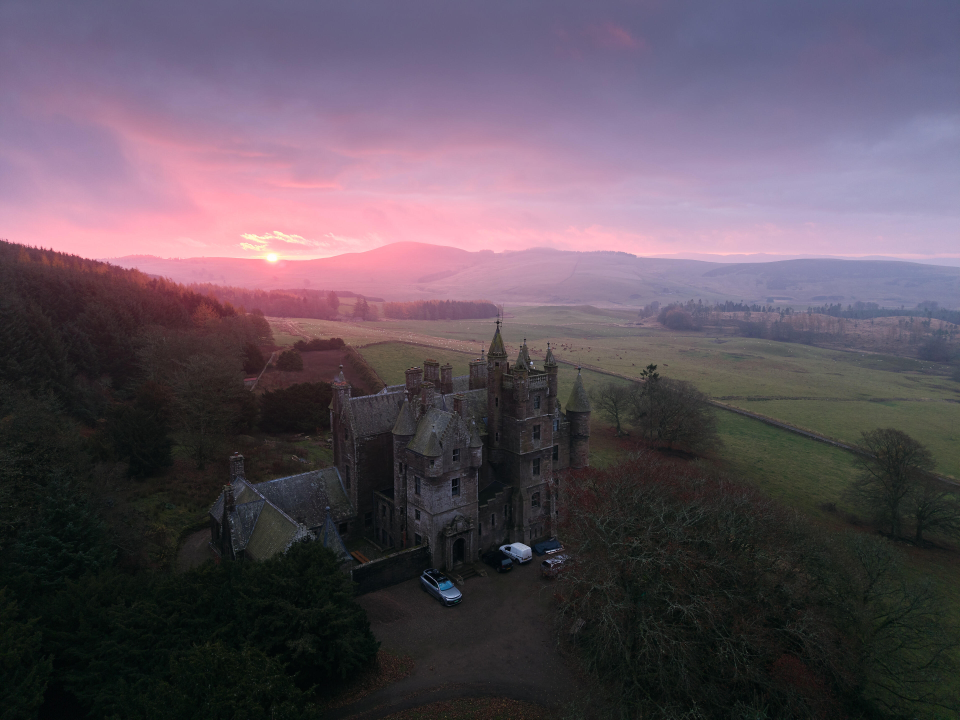
#> input picture images/landscape.jpg, 3840 x 2880 px (shown at 1/4 size)
$ jupyter execute base.ipynb
#> lines starting #> are read from the running program, lines starting #| are printed output that depends on the picture; after the words box and inside, x2 and y2 are one past the last pixel; in counts of white or black regions, pixels touching at a corner belong together
[cell 1]
import cv2

[cell 2]
img = cv2.imread('./images/landscape.jpg')
#> img is the input picture: shape (2880, 3840, 3); mean B, G, R 92.2, 80.6, 93.3
img

[cell 3]
print(type(img))
#| <class 'numpy.ndarray'>
print(img.shape)
#| (2880, 3840, 3)

[cell 4]
cv2.imshow('Original', img)
cv2.waitKey(0)

[cell 5]
small = cv2.resize(img, (0, 0), fx=0.2, fy=0.2)
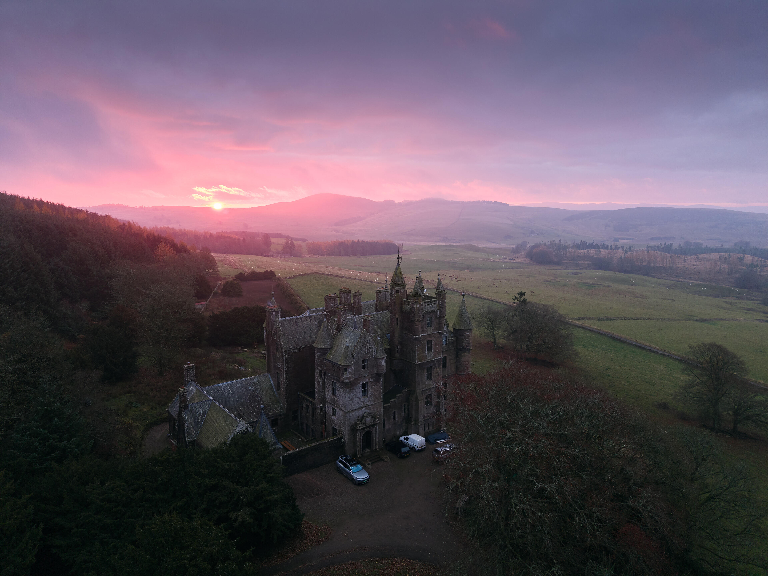
#> small: shape (576, 768, 3); mean B, G, R 92.2, 80.6, 93.3
cv2.imshow('Small', small)
cv2.waitKey(0)

[cell 6]
small.shape
#> Out = (576, 768, 3)

[cell 7]
small[0][0]
small[0:100][0:100] = (255, 255, 255)
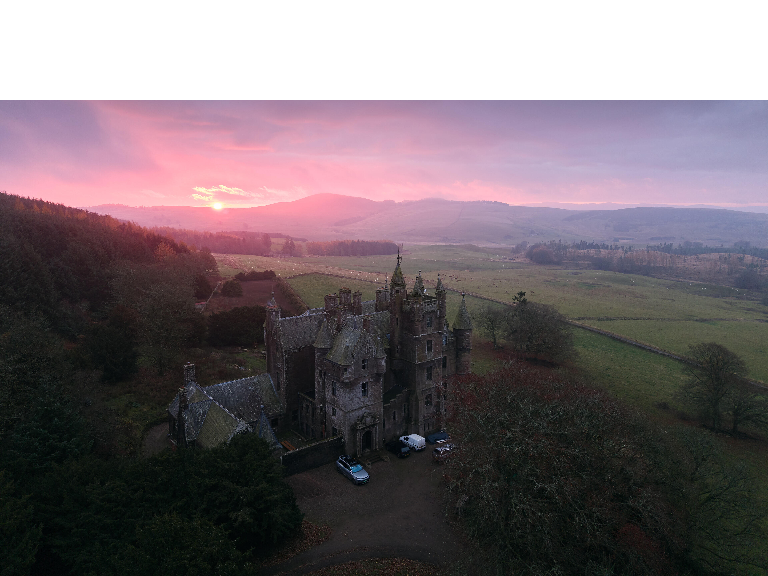
#> small: shape (576, 768, 3); 17.36% of pixels changed, all inside (x1, y1, x2, y2) = (0, 0, 768, 100)
small[0][0]
#> Out = [255, 255, 255]

[cell 8]
cv2.imshow('Small', small)
cv2.waitKey(0)

[cell 9]
gray = cv2.cvtColor(small, cv2.COLOR_BGR2GRAY)
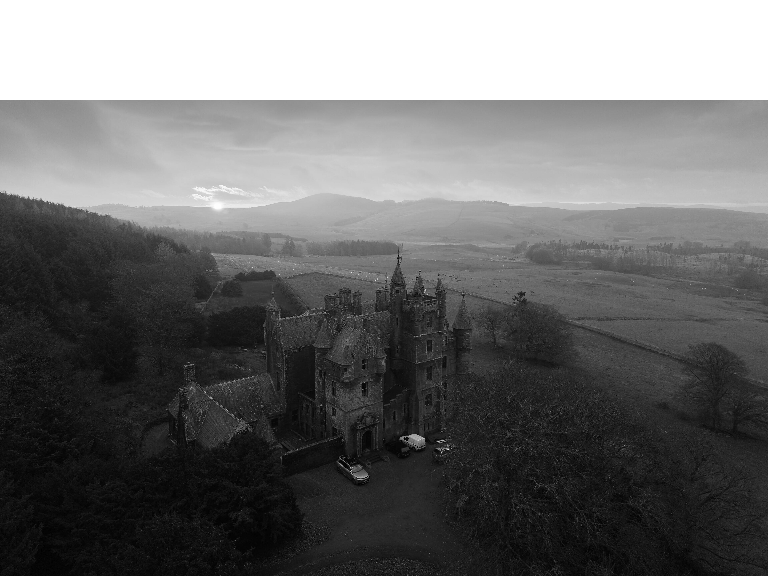
#> gray: shape (576, 768); min 0, max 255, mean 110
gray.shape
#> Out = (576, 768)

[cell 10]
cv2.imshow('gray', gray)
cv2.waitKey(0)

[cell 11]
cv2.imwrite('./images/Gray.png', gray)
#> Out = True
